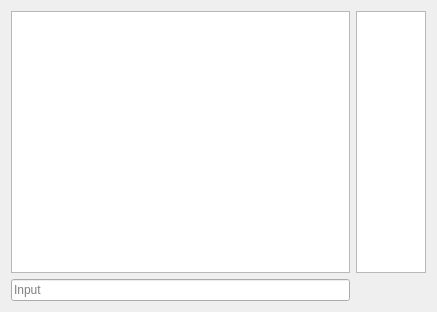
<?xml version="1.0" encoding="UTF-8"?>
<ui version="4.0">
 <class>lc3Console</class>
 <widget class="QWidget" name="lc3Console">
  <property name="geometry">
   <rect>
    <x>0</x>
    <y>0</y>
    <width>437</width>
    <height>312</height>
   </rect>
  </property>
  <property name="windowTitle">
   <string>Form</string>
  </property>
  <layout class="QGridLayout" name="gridLayout" columnstretch="10,2">
   <item row="0" column="0">
    <widget class="QPlainTextEdit" name="mlc3Display">
     <property name="sizeAdjustPolicy">
      <enum>QAbstractScrollArea::AdjustIgnored</enum>
     </property>
     <property name="readOnly">
      <bool>true</bool>
     </property>
    </widget>
   </item>
   <item row="1" column="0">
    <widget class="QLineEdit" name="consoleLineEdit">
     <property name="maxLength">
      <number>1000</number>
     </property>
     <property name="placeholderText">
      <string>Input</string>
     </property>
    </widget>
   </item>
   <item row="0" column="1">
    <widget class="QPlainTextEdit" name="lc3History">
     <property name="toolTip">
      <string>History</string>
     </property>
     <property name="whatsThis">
      <string>History</string>
     </property>
     <property name="horizontalScrollBarPolicy">
      <enum>Qt::ScrollBarAlwaysOff</enum>
     </property>
     <property name="documentTitle">
      <string>History</string>
     </property>
     <property name="readOnly">
      <bool>true</bool>
     </property>
    </widget>
   </item>
  </layout>
 </widget>
 <resources/>
 <connections/>
</ui>
